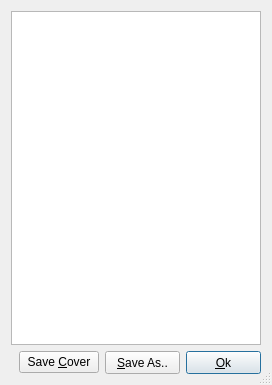
<?xml version="1.0" encoding="UTF-8"?>
<ui version="4.0">
 <class>miDialog</class>
 <widget class="QDialog" name="miDialog">
  <property name="geometry">
   <rect>
    <x>0</x>
    <y>0</y>
    <width>272</width>
    <height>385</height>
   </rect>
  </property>
  <property name="windowTitle">
   <string>Media Info</string>
  </property>
  <property name="sizeGripEnabled">
   <bool>true</bool>
  </property>
  <layout class="QGridLayout" name="gridLayout">
   <item row="0" column="1">
    <widget class="QTextEdit" name="textEdit">
     <property name="readOnly">
      <bool>true</bool>
     </property>
    </widget>
   </item>
   <item row="1" column="1">
    <layout class="QHBoxLayout" name="horizontalLayout">
     <item>
      <spacer name="horizontalSpacer">
       <property name="orientation">
        <enum>Qt::Horizontal</enum>
       </property>
       <property name="sizeHint" stdset="0">
        <size>
         <width>40</width>
         <height>20</height>
        </size>
       </property>
      </spacer>
     </item>
     <item>
      <widget class="QPushButton" name="btncov">
       <property name="text">
        <string>Save &amp;Cover</string>
       </property>
       <property name="icon">
        <iconset>
         <normaloff>:/images/filesave .png</normaloff>:/images/filesave .png</iconset>
       </property>
      </widget>
     </item>
     <item>
      <widget class="QPushButton" name="pushButton">
       <property name="minimumSize">
        <size>
         <width>75</width>
         <height>23</height>
        </size>
       </property>
       <property name="maximumSize">
        <size>
         <width>75</width>
         <height>23</height>
        </size>
       </property>
       <property name="text">
        <string>&amp;Save As..</string>
       </property>
       <property name="icon">
        <iconset>
         <normaloff>:/images/filesave .png</normaloff>:/images/filesave .png</iconset>
       </property>
      </widget>
     </item>
     <item>
      <widget class="QPushButton" name="pushButton_3">
       <property name="minimumSize">
        <size>
         <width>75</width>
         <height>23</height>
        </size>
       </property>
       <property name="maximumSize">
        <size>
         <width>75</width>
         <height>23</height>
        </size>
       </property>
       <property name="text">
        <string>&amp;Ok</string>
       </property>
       <property name="icon">
        <iconset>
         <normaloff>:/images/ok.png</normaloff>:/images/ok.png</iconset>
       </property>
       <property name="default">
        <bool>true</bool>
       </property>
      </widget>
     </item>
    </layout>
   </item>
  </layout>
 </widget>
 <resources/>
 <connections/>
</ui>
